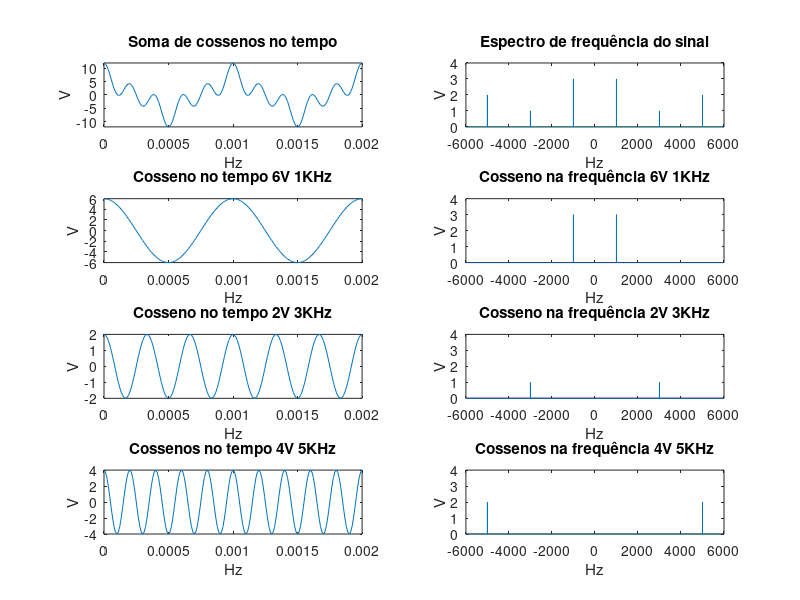
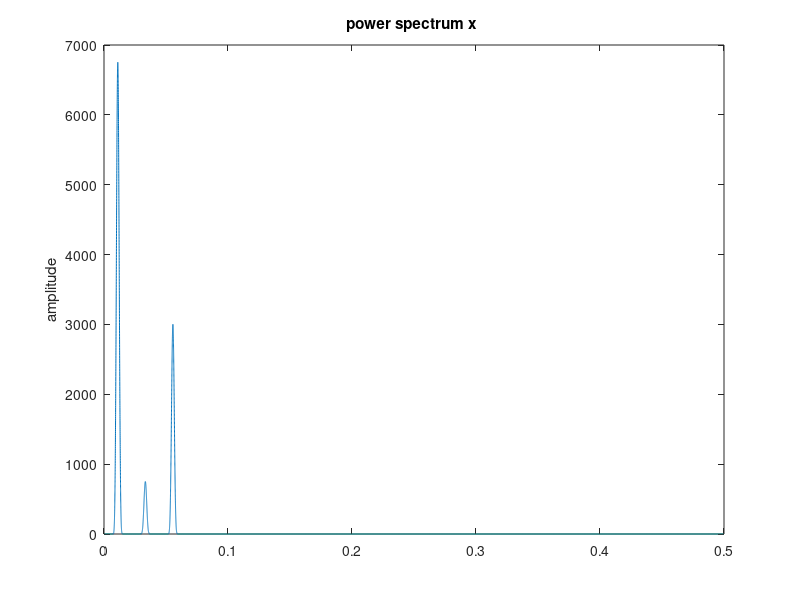

The MATLAB source for these figures, in order:
% Exercícios

% 1. Gerar um sinal s(t) composto pela somatória de 3 cossenos com
% amplitudes de 6V, 2V e 4V e frequências de 1, 3 e 5 kHz,
% respectivamente.

% 2. Plotar em uma figura os três cossenos e o sinal 's ' no domínio do
% tempo e da frequência.

% 3. Utilizando a função 'norm', determine a potência média do sinal 's'.

% 4. Utilizando a função 'pwelch', plote a Densidade Espectral de
% Potência do sinal 's'.

% Aluno: Rafael Teles Espindola
% Exercicio referente ao primeiro slide

clear all
close all
clc

%%%%%%%%%%%%%%%%%%%%%%%    No Tempo   %%%%%%%%%%%%%%%%%%%%%%%

fs   = 90000;
t = 0:1/fs:1-(1/fs);

A1 = 6; f1 = 1000;
A2 = 2; f2 = 3000;
A3 = 4; f3 = 5000;

s1 = A1*cos(2*pi*f1*t);
s2 = A2*cos(2*pi*f2*t);
s3 = A3*cos(2*pi*f3*t);

s_t =  s1 +s2 +s3;

%%%%%%%%%%%%%%%%%%%%%%% Na Frequencia %%%%%%%%%%%%%%%%%%%%%%%

s_f  = fft(s_t);
s_f1 = fftshift(s_f)/length(s_f);
f    = -45000:45000-1;

s1_f  = fft(s1);
s1_f1 = fftshift(s1_f)/length(s1_f);
f1    = -45000:45000-1;

s2_f  = fft(s2);
s2_f1 = fftshift(s2_f)/length(s2_f);
f2    = -45000:45000-1;

s3_f  = fft(s3);
s3_f1 = fftshift(s3_f)/length(s3_f);
f3    = -45000:45000-1;


%%%%%%%%%%%%%%%%%%%%%%% Potencia media %%%%%%%%%%%%%%%%%%%%%%

pm = (norm(s_t)^2)/length(s_t)

%%%%%%%% Densidade Espectral de potencia do sinal 's' %%%%%%%

figure(3)
pwelch(s_t, [], [], fs)

%%%%%%%%%%%%%%%%%%%%%%%   Plot s(t)   %%%%%%%%%%%%%%%%%%%%%%%

figure(1)

subplot(421)
plot(t, s_t)
xlim([0 1/500])
ylim([-12 12])
title('Soma de cossenos no tempo')
xlabel('Hz')
ylabel('V')

subplot(423)
plot(t, s1)
xlim([0 1/500])
ylim([-6 6])
title('Cosseno no tempo 6V 1KHz')
xlabel('Hz')
ylabel('V')

subplot(425)
plot(t, s2)
xlim([0 1/500])
ylim([-2 2])
title('Cosseno no tempo 2V 3KHz')
xlabel('Hz')
ylabel('V')

subplot(427)
plot(t, s3)
xlim([0 1/500])
ylim([-4 4])
title('Cossenos no tempo 4V 5KHz')
xlabel('Hz')
ylabel('V')

subplot(422)
plot(f, abs(s_f1))
xlim([-6000 6000])
ylim([0 4])
title('Espectro de frequência do sinal')
xlabel('Hz')
ylabel('V')

subplot(424)
plot(f, abs(s1_f1))
title('Cosseno na frequência 6V 1KHz')
xlim([-6000 6000])
ylim([0 4])
xlabel('Hz')
ylabel('V')

subplot(426)
plot(f, abs(s2_f1))
title('Cosseno na frequência 2V 3KHz')
xlim([-6000 6000])
ylim([0 4])
xlabel('Hz')
ylabel('V')

subplot(428)
plot(f, abs(s3_f1))
title('Cossenos na frequência 4V 5KHz')
xlim([-6000 6000])
ylim([0 4])
xlabel('Hz')
ylabel('V')








